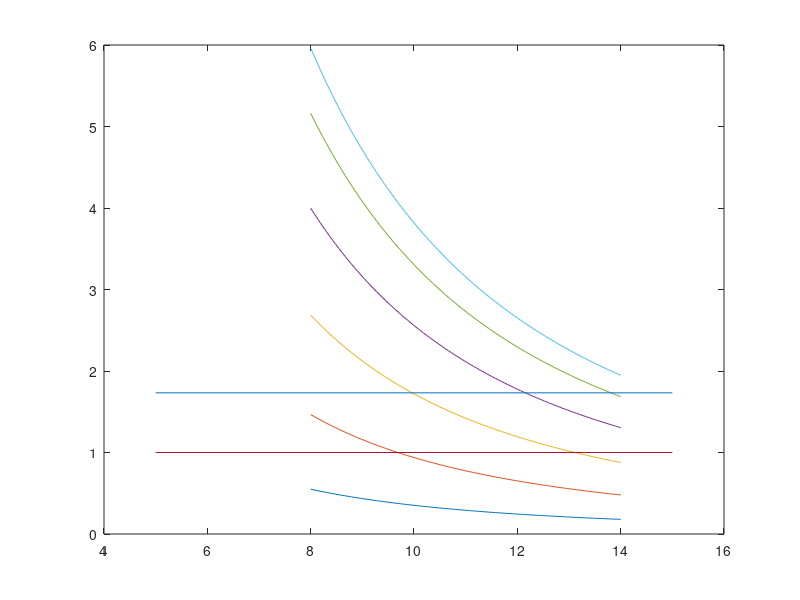

Recreate this plot in MATLAB.
L=linspace(8,14);
Ndis=10;
Sys_dim=Ndis-4;

for ii=1:length(L)
    h=L(ii)/Ndis;
    K_1=1/h^4.*spdiags(ones(Sys_dim,1)*[1 -4 6 -4 1],-2:2,Sys_dim,Sys_dim);
tmp=full(K_1);
ws(ii,:)=sqrt(eig(K_1));
end
plot(L,ws,[5 15],[1 1],[5 15],[sqrt(3) sqrt(3)])